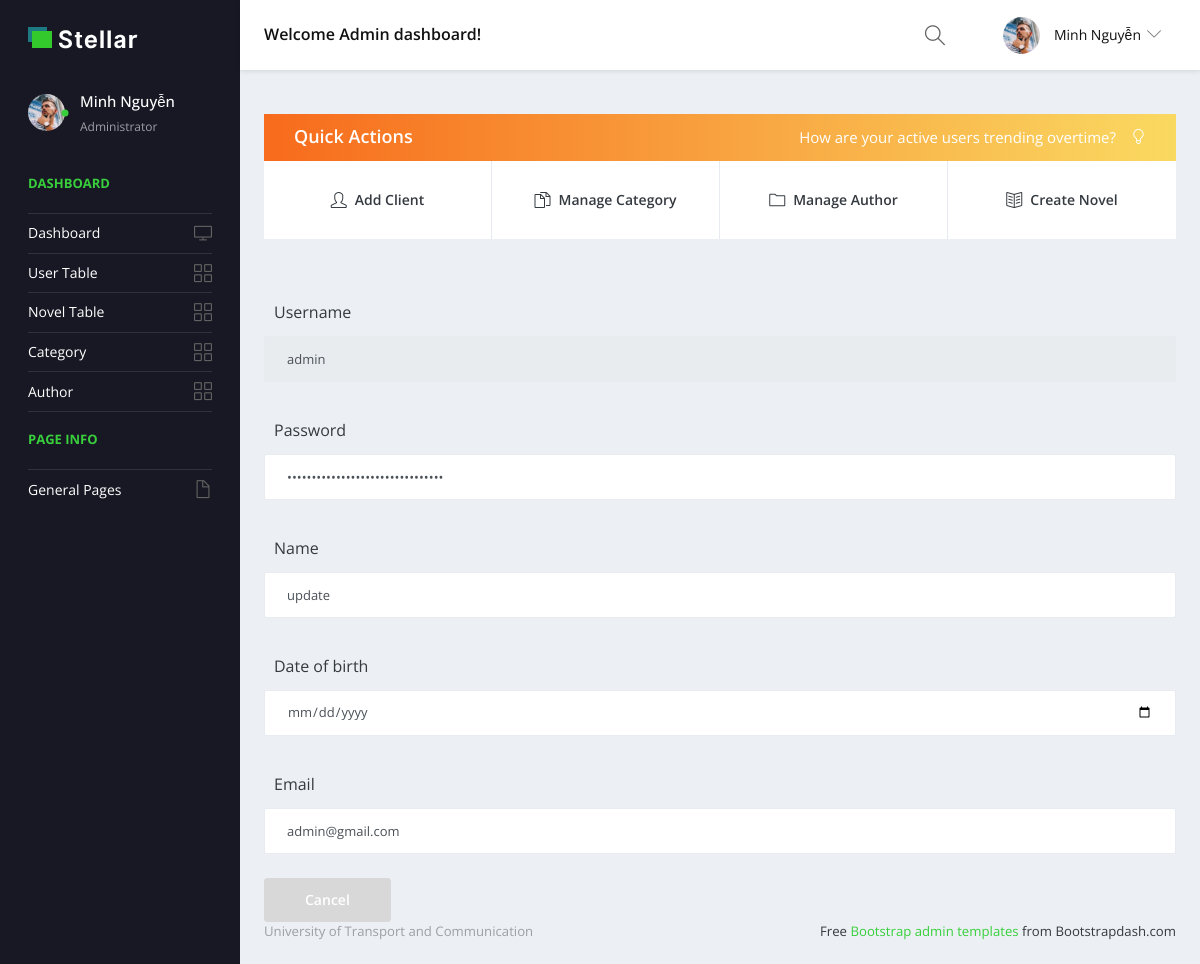
Page /BTL/Admin/CrudUser/View/admin/ on the earlier database version.
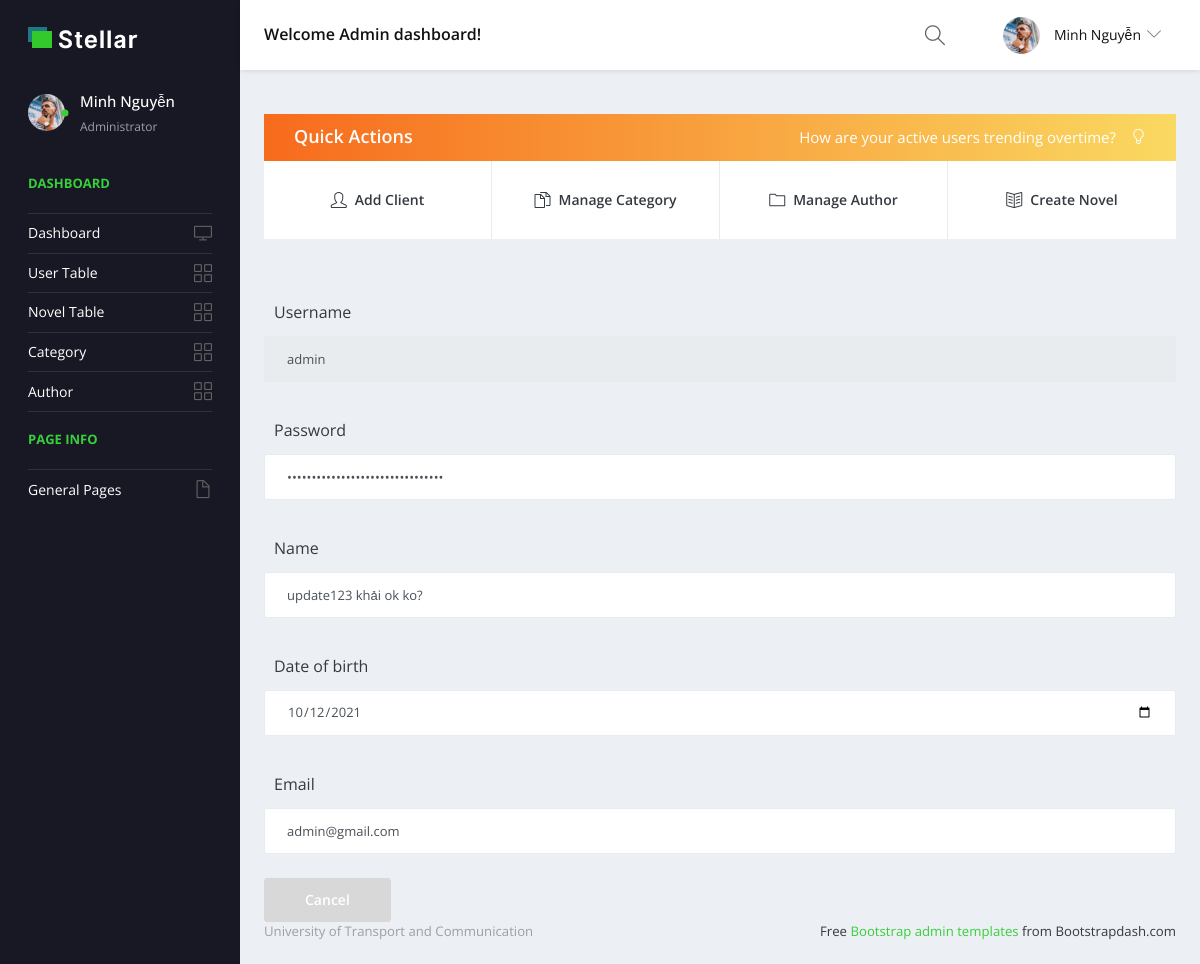
Same page on the later database version.
### tables this page shows
CREATE TABLE `user_account` (
  `username` varchar(50) NOT NULL,
  `password` varchar(50) NOT NULL,
  `name` varchar(50) NOT NULL,
  `dob` date DEFAULT NULL,
  `email` varchar(50) DEFAULT NULL
);

### BTL/mvc/core/Controller.php (called while the page is built, shortened)
<?php
    class Controller{
        public function view($view,$data=[]){
            require_once "./mvc/views/".$view.".php";
        }
    }
?>

### BTL/mvc/core/App.php (called while the page is built, shortened)
<?php
    class App{
        protected $controller="Admin";
        protected $action="Index";
        function __construct()
        {
            $arr=$this->UrlProcess();
            if(isset($arr[1]))
            {
                if(file_exists("./mvc/controllers/".$arr[0].".php"))
                {
                    $this->controller=$arr[0];
                    unset($arr[0]);
                }
            }
            if(isset($arr[1]))
            {
                if(method_exists($this->controller,$arr[1]))
                {
                    $this->action=$arr[1];
                    unset($arr[1]);
                }
            }
            $this->params=$arr?array_values($arr):[];
            $this->controller=new $this->controller;
            call_user_func_array([$this->controller,$this->action],$this->params);
        }
        function UrlProcess()
        {
            if(isset($_GET["url"]))
            {
                return explode("/",filter_var(trim($_GET["url"],"/")));
            }
        }
    }
?>

### BTL/index.php (called while the page is built, shortened)
<?php
$myApp=new App();
?>

### BTL/mvc/core/DB.php (called while the page is built, shortened)
<?php
    class DB{
        protected $servername='localhost';
        protected $username='root';
        protected $password='';
        protected $dbname='db_webnovel';
        function __construct()
        {
            $this->conn=mysqli_connect($this->servername,$this->username,$this->password,$this->dbname);
        }
    }
?>

### BTL/mvc/models/user_account.php (called while the page is built, shortened)
<?php
    class user_account extends DB{
        public function GetById($id)
        {
            $account = mysqli_query($this->conn, "SELECT * FROM `user_account` Where username='".$id."'");
            return $data=[
                "sp"=>$account
            ];
        }
}
?>

### BTL/mvc/views/Admin_pages/pages/samples/crud_user.php (the view, shortened to what the changed rows need)
<form class="crud" method='POST' action=<?php $_SERVER['PHP_SELF'] ?> name="form_user" onsubmit="sm_user(event)">
  <?php
              if($data["method"]=='Create')
              {
                echo "<div class='form-group row'></div>
                <label class='col-lg-3 col-form-label form-control-label'>Username</label>
                <div class='col-lg-3'></div>
                <input required class='form-control' id='username' type='text' >";
                echo "<div class='form-group row'></div>
                <label class='col-lg-3 col-form-label form-control-label'>Password</label>
                <div class='col-lg-3'></div>
                <input required class='form-control' id='password' type='password' >";
                echo "<div class='form-group row'></div>
                <label class='col-lg-3 col-form-label form-control-label'>Name</label>
                <div class='col-lg-3'></div>
                <input required class='form-control' id='name' type='text' >";
                echo "<div class='form-group row'></div>
                <label class='col-lg-3 col-form-label form-control-label'>Date of birth </label>
                <div class='col-lg-3'></div>
                <input required class='form-control'id='dob' type='date' >";
                echo "<div class='form-group row'></div>
                <label class='col-lg-3 col-form-label form-control-label'>Email</label>
                <div class='col-lg-3'></div>
                <input required class='form-control' id='email' type='email' >";
                echo "<div class='form-group row'></div>
                <div class='col-lg-6 text-center'></div>";
                echo "<input required type='submit' class='btn btn-primary'   value = 'Create' id='create_user' >";
                echo "<input required type='button' class='btn btn-secondary' value='Cancel' onclick=\"location.href='javascript:history.go(-1)'\">";
              }
              else
              {
                while ($row = mysqli_fetch_array($data["source"]["sp"])) {
                  echo "<div class='form-group row'></div>
                  <label class='col-lg-3 col-form-label form-control-label'>Username</label>
                  <div class='col-lg-3'></div>
                  <input required class='form-control' type='text' value='".$row["username"]."' id='username' disabled>";
                  echo "<div class='form-group row'></div>
                  <label class='col-lg-3 col-form-label form-control-label'>Password</label>
                  <div class='col-lg-3'></div>
                  <input required class='form-control' type='password' value='".$row["password"]."' id='password'>";
                  echo "<div class='form-group row'></div>
                  <label class='col-lg-3 col-form-label form-control-label'>Name</label>
                  <div class='col-lg-3'></div>
                  <input required class='form-control' type='text' value='".$row["name"]."' id='name'>";
                  echo "<div class='form-group row'></div>
                  <label class='col-lg-3 col-form-label form-control-label'>Date of birth </label>
                  <div class='col-lg-3'></div>
                  <input required class='form-control' type='date' value='".date($row["dob"])."' id='dob'>";
                  echo "<div class='form-group row'></div>
                  <label class='col-lg-3 col-form-label form-control-label'>Email</label>
                  <div class='col-lg-3'></div>
                  <input required class='form-control' type='email' value='".$row["email"]."' id='email'>";
                  echo "<input required type='button' class='btn btn-secondary' value='Cancel' onclick=\"location.href='javascript:history.go(-1)'\">";
                }
              }
              ?>
</form>

Differences in the rows shown:
changed user_account "admin": name "update" → "update123 khải ok ko?"; dob (not shown) → "10/12/2021"
